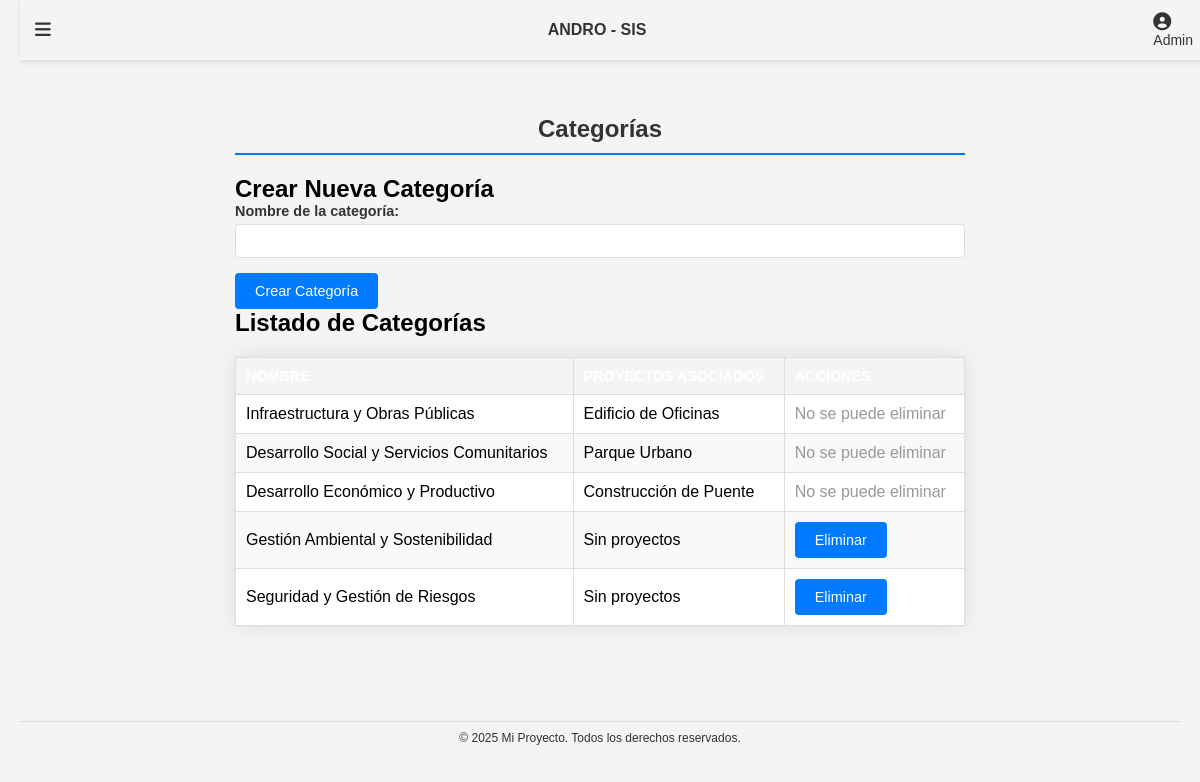
Screenshot of /includes/index.php?view=admin_NCategoria (signed in) with the database file from the repository.
### tables this page shows
CREATE TABLE `categorias` (
  `id_categoria` int(11) NOT NULL,
  `nombre` varchar(255) NOT NULL
);

### includes/vistas/admin_NCategoria.php (the view, shortened to what this page needs)
<?php
require_once '../conection/conexion.php';
try {
    $sql = "SELECT c.id_categoria, c.nombre AS categoria_nombre,
            GROUP_CONCAT(p.titulo SEPARATOR ', ') AS proyectos
            FROM categorias c
            LEFT JOIN proyecto p ON c.id_categoria = p.id_categoria
            GROUP BY c.id_categoria
            ORDER BY c.id_categoria";
    $stmt = $conn->query($sql);
    $categorias = $stmt->fetchAll(PDO::FETCH_ASSOC);
} catch (PDOException $e) {
    $error = "Error al obtener categorías: " . $e->getMessage();
}
?>
<!DOCTYPE html>
<html lang="es">
<head>
</head>
<body>
    <div class="container">
        <h1>Categorías</h1>
        <h2>Crear Nueva Categoría</h2>
        <form method="POST">
            <div class="form-group">
                <label>Nombre de la categoría:</label>
                <input type="text" name="nombre_categoria" required>
            </div>
            <button type="submit" name="crear_categoria">Crear Categoría</button>
        </form>
        <h2>Listado de Categorías</h2>
        <table>
            <thead>
                <tr>
                    <th>Nombre</th>
                    <th>Proyectos asociados</th>
                    <th>Acciones</th>
                </tr>
            </thead>
            <tbody>
                <?php foreach ($categorias as $categoria): ?>
                <tr>
                    <td><?php echo htmlspecialchars($categoria['categoria_nombre']); ?></td>
                    <td><?php echo $categoria['proyectos'] ? htmlspecialchars($categoria['proyectos']) : 'Sin proyectos'; ?></td>
                    <td>
                        <?php if (empty($categoria['proyectos'])): ?>
                            <form class="form-eliminar" method="POST" onsubmit="return confirm('¿Seguro que deseas eliminar esta categoría?')">
                                <button type="submit" name="eliminar_categoria">Eliminar</button>
                            </form>
                        <?php else: ?>
                            <span style="color: #999;">No se puede eliminar</span>
                        <?php endif; ?>
                    </td>
                </tr>
                <?php endforeach; ?>
            </tbody>
        </table>
    </div>
</body>
</html>

### assets/css/style.css (style rules this page uses)
* { margin: 0; padding: 0; box-sizing: border-box; }
body { margin: 0; font-family: Arial, sans-serif; }
.container h1 { color: #333; font-size: 1.5rem; margin-bottom: 20px; border-bottom: 2px solid #007bff; padding-bottom: 10px; text-align: center; }
.form-group { margin-bottom: 15px; }
.form-group label { display: block; font-weight: bold; color: #333; margin-bottom: 5px; font-size: 0.9rem; }
.form-group input[type="text"], .form-group input[type="email"] { width: 100%; padding: 8px; border: 1px solid #ddd; border-radius: 4px; font-size: 0.9rem; }
button[type="submit"] { background-color: #007bff; color: white; border: none; padding: 10px 20px; border-radius: 4px; cursor: pointer; font-size: 0.9rem; transition: background-color 0.3s ease; }
body { font-family: 'Arial', sans-serif; margin: 20px; background-color: #f4f4f4; }
h1 { color: #333; text-align: center; margin-bottom: 30px; }
table { width: 100%; border-collapse: collapse; margin: 20px 0; box-shadow: 0 0 20px rgba(0, 0, 0, 0.1); background-color: white; }
th, td { padding: 12px 15px; text-align: left; border-bottom: 1px solid #ddd; }
th { background-color: #007bff; color: white; text-transform: uppercase; font-size: 0.9em; }
tr:nth-child(even) { background-color: #f9f9f9; }
.container { max-width: 1200px; margin: 0 auto; padding: 20px; }

### includes/vistas/admin_NCategoria.php (style rules this page uses)
.container { max-width: 800px; margin: 20px auto; padding: 20px; }
table { width: 100%; border-collapse: collapse; margin-top: 20px; }
th, td { padding: 10px; border: 1px solid #ddd; text-align: left; }
th { background-color: #f4f4f4; }
.form-group { margin-bottom: 15px; }
input[type="text"] { padding: 5px; width: 300px; }
.form-eliminar { display: inline; }

### rows the page displays
categorias: nombre "Infraestructura y Obras Públicas", proyectos "Edificio de Oficinas", shows "No se puede eliminar"
categorias: nombre "Desarrollo Social y Servicios Comunitarios", proyectos "Parque Urbano", shows "No se puede eliminar"
categorias: nombre "Desarrollo Económico y Productivo", proyectos "Construcción de Puente", shows "No se puede eliminar"
categorias: nombre "Gestión Ambiental y Sostenibilidad", shows "Sin proyectos"
categorias: nombre "Seguridad y Gestión de Riesgos", shows "Sin proyectos"

### other values shown
$_SESSION['nombre'] "Admin"
